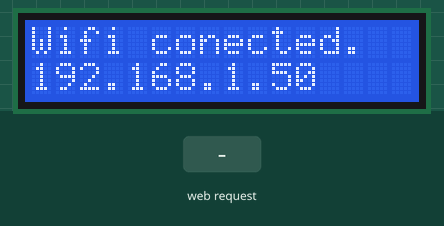
Bench run of a sketch on a simulated ESP8266 (NodeMCU). Parts: 16×2 character LCD. The test bench sets the inputs (shaded band). WiFi joins after 1.5 s; servers stay silent unless stated; uploads are accepted with an empty reply; EEPROM starts erased; what the sketch prints to the serial monitor is not drawn.

Above: at 5.8 s.
5.9 s: HTTP request GET /reset received
7.4 s: HTTP request GET /start received
At 10.22 s:
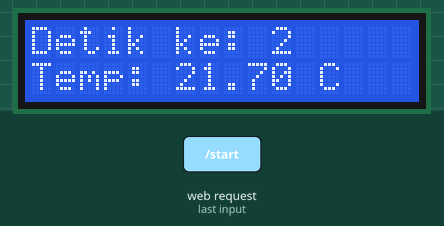
10.4 s: HTTP request GET /stop received
At 10.8 s:
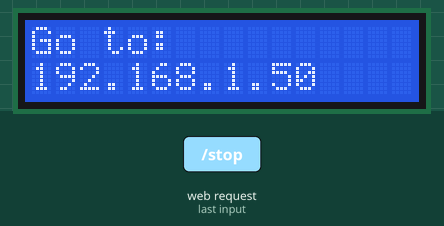
11.9 s: HTTP request GET /reset?ssid=1 received
At 12.8 s:
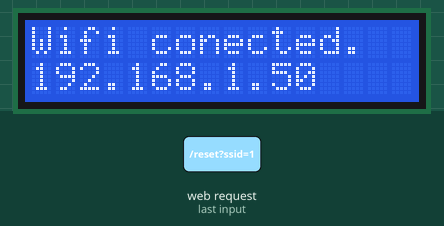
Timing chart, 0 to 14.4 s (numbered marks = the images above; inputs shaded):
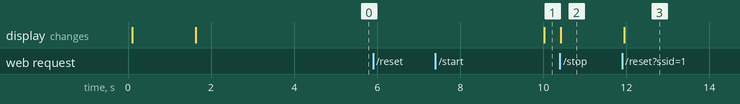

The sketch:

calorimeter.ino
```cpp
#include <ESP8266WiFi.h>
#include <ESP8266WebServer.h>
#include <ESP8266HTTPClient.h>
#include <EEPROM.h>
#include <Wire.h>
#include <LiquidCrystal_I2C.h>


#define THERMISTORPIN A0
const char* ssid = "micro-project";
const char* passphrase = "12345678";
const char* token= "6469982677:AAFNCb5QMDuPqi8gWYQ4SjsOCCoo1WZKsvU"; // token bot iotProjectTtoBot
const String  headHtml = "<!DOCTYPE HTML>\r\n<html><head><meta name='viewport' content='width=device-width, initial-scale=1.0'></head>";

int lcdColumns = 16;
int lcdRows = 2;
int backLight = 0;
int connectInt = 0;
int startTime =0;

String st;
String content;
String data;
int statusCode;
char c;
float galat;
int report = 0;
bool testWifi(void);
void launchWeb(int webtype);
void setupAP();
void createWebServer(int webtype);
String mac;
const char* host = "https://iot.e-project-tech.com/";
const long interval = 10000;
unsigned long previousMillis = 0;
int idle =0;

ESP8266WebServer server(80);
LiquidCrystal_I2C lcd(0x27, lcdColumns, lcdRows);

void showDisplay(String line1, String line2){
  lcd.clear();
  if(backLight == 0){
    lcd.backlight();
  }else{
    lcd.noBacklight();
  }
  if(line1 != ""){
    lcd.setCursor(0, 0);
    lcd.print(line1);
  }
  if(line2 != ""){
    lcd.setCursor(0, 1);
    lcd.print(line2);
  }
}

bool testWifi(void) {
  int c = 0;
  Serial.println("Waiting for Wifi to connect");
  while ( c < 20 ) {
    if (WiFi.status() == WL_CONNECTED) { return true; }
    delay(500);
    Serial.print(WiFi.status());
    c++;
  }
  Serial.println("");
  Serial.println("Connect timed out, opening AP");
  return false;
}

bool connectFromCache(){
  String esid;
  mac = WiFi.macAddress();
  for (int i = 0; i < 32; ++i)
    {
      esid += char(EEPROM.read(i));
    }
  String epass = "";
  for (int i = 32; i < 96; ++i)
    {
      epass += char(EEPROM.read(i));
    }
  if ( esid.length() > 1 ) {
      WiFi.begin(esid.c_str(), epass.c_str());
      if (testWifi()) {
        return true;
      }
  }
  return false;
}

void setup() {
  Serial.begin(115200);
  pinMode(THERMISTORPIN, INPUT);

  EEPROM.begin(512);
  delay(10);
  lcd.init();
  lcd.backlight();
  showDisplay("Startup.","Reading data...");
  bool conected = connectFromCache();
  if(conected){
    launchWeb(0);
  }else{
    setupAP();
  }
}


void launchWeb(int webtype) {
  if(webtype==1){
    showDisplay("Wifi not conected.",WiFi.softAPIP().toString());
  }else{
    showDisplay("Wifi conected.",WiFi.localIP().toString());
  }
  delay(3000);
  createWebServer(webtype);
  server.begin();
  Serial.println("Server started");
  Serial.println(WiFi.softAPIP().toString());
  Serial.println(WiFi.localIP().toString());
}

String getAp(){
  WiFi.mode(WIFI_STA);
  WiFi.disconnect();
  delay(100);
  connectInt = 0;
  int n = WiFi.scanNetworks();
  if (n == 0){
    return "";
  }
  for (int i = 0; i < n; ++i){
      Serial.println((WiFi.encryptionType(i) == ENC_TYPE_NONE)?" ":"*");
      delay(10);
  }
  String opt = "<select name='ssid'>";
  for (int i = 0; i < n; ++i){
      opt += "<option value='";
      opt += WiFi.SSID(i);
      opt += "'>";
      opt += WiFi.SSID(i);
      opt += "</option>";
  }
  opt += "</select>";
  return opt;
}

void setupAP(void) {
  st = getAp();
  delay(100);
  WiFi.softAP(ssid, passphrase, 6);
  Serial.println("softap");
  launchWeb(1);
  Serial.println("over");
}

String getHtml(String segment){
  HTTPClient https;    //Declare object of class HTTPClient
  WiFiClientSecure client;

  https.begin(client, host + segment+"/index.html");
  https.addHeader("Content-Type", "text/html");
  String payload = https.getString();    //Get the response payload

  Serial.println(payload);    //Print request response payload
  https.end();  //Close connection
  return payload;
}

void createWebServer(int webtype)
{
  Serial.println(webtype);
  if ( webtype == 1 ) {
    server.on("/", []() {
        content = headHtml+ "<h1>Setting WiFi</h1>";
        content += "<form method='get' action='setting'><label>SSID: </label>";
        content += st;
        content += "<br><label>Password: </label><input name='pass' length=64><input type='submit' value='Connect'></form>";
        content += "</html>";
        server.send(200, "text/html", content);
    });
    server.on("/setting", []() {
        String qsid = server.arg("ssid");
        int len_qsid = qsid.length();
        String qpass = server.arg("pass");
        int len_pass = qpass.length();
        content = "<!DOCTYPE HTML>\r\n<html><head><meta name='viewport' content='width=device-width, initial-scale=1.0'></head><body>";
        if (len_qsid > 0 && len_pass > 0) {
          Serial.println("clearing eeprom");
          for (int i = 0; i < 96; ++i) { EEPROM.write(i, 0); }
          Serial.println("writing eeprom ssid:");
          for (int i = 0; i < len_qsid; ++i)
            {
              EEPROM.write(i, qsid[i]);
            }
          Serial.println("writing eeprom pass:");
          for (int i = 0; i < len_pass; ++i)
            {
              EEPROM.write(32+i, qpass[i]);
            }
          EEPROM.commit();

          content += "<p>SSID berhasil set. Silahkan reset perangkat...</p>";
        } else {
          content += "<p>SSID gagal diset. Silahkan ulangi...</p>";
          content += "<p><script>setTimeout(function(){window.location.href='/'},5000)</script></body></html>";
        }
      content += "</html>";
      server.send(statusCode, "text/html", content);
      bool conected = connectFromCache();
      if(conected){
        launchWeb(0);
      }else{
        setupAP();
      }
    });
  } else if (webtype == 0) {
    server.on("/", []() {
      content = "<!DOCTYPE HTML>\r\n<html><head><meta name='viewport' content='width=device-width, initial-scale=1.0'></head>";
      content += "<h3>Control Panel</h3><p>url: <a href=\""+String(host)+"/api/calorimeter/"+String(mac)+"\" target=\"_blank\">Check Data</a></p>";
      if(connectInt==0){
        content += "<p>Start Measuring: <a href=\"/start\">Go</a></p>";
      }else{
        content += "<p>Stop Measuring: <a href=\"/stop\">Stop</a></p>";
      }
      content += "</html>";
      server.send(200, "text/html", content);
    });
    server.on("/start", []{
      connectInt = 1;
      content = "<!DOCTYPE HTML>\r\n<html><head><meta name='viewport' content='width=device-width, initial-scale=1.0'></head><body>";
      content += "<p>Start meausuring ....</p>";
      content += "<p><script>setTimeout(function(){window.location.href='/'},5000)</script></body></html>";
      server.send(200, "text/html", content);
    });
    server.on("/stop", []{
      connectInt = 0;
      content = "<!DOCTYPE HTML>\r\n<html><head><meta name='viewport' content='width=device-width, initial-scale=1.0'></head><body>";
      content += "<p>Stop meausuring ....</p>";
      content += "<p><script>setTimeout(function(){window.location.href='/'},5000)</script></body></html>";
      server.send(200, "text/html", content);
    });
    server.on("/reset", []() {
      content = "<!DOCTYPE HTML>\r\n<html><head><meta name='viewport' content='width=device-width, initial-scale=1.0'></head>";
      content += "<p>Clearing the data.<br> Please wait...</p><script>setTimeout(function(){window.location.href='/'},5000)</script></html>";
      server.send(200, "text/html", content);
      Serial.println("clearing eeprom");
      for (int i = 0; i < 96; ++i) { EEPROM.write(i, 0); }
      EEPROM.commit();
      bool conected = connectFromCache();
      if(conected){
        launchWeb(0);
      }else{
        setupAP();
      }
    });
  }
}


float getTemperature() {
  float Vin = 5.0;
  int adc = analogRead(THERMISTORPIN);
  float R_ratio = 0.972 * pow(adc/1024.0,  1.06);
  float Ro = 10000.0/R_ratio - 10000.0;
  float Tinv = 0.001194513474+0.000219973381200282*log(Ro)+0.0000001729919901*log(Ro)*log(Ro)*log(Ro);
  float T = 1/Tinv-273.15;
  return T;
}


void sendData(int period, float temperature){
  HTTPClient https;    //Declare object of class HTTPClient
  WiFiClientSecure client;
  client.setInsecure();

  String segment = "/api/calorimeter/";
  String postData;

  postData = "mac=" + mac + "&temperature=" + temperature +"&period="+period ;

  https.begin(client, host + segment);              //Specify request destination
  https.addHeader("Content-Type", "application/x-www-form-urlencoded");    //Specify content-type header
  int httpCode = https.POST(postData);   //Send the request
  String payload = https.getString();    //Get the response payload

  Serial.println(httpCode);   //Print HTTP return code
  https.end();  //Close connection
}

void loop() {
  int now;
  unsigned long currentMillis = millis();
  server.handleClient();
  if(connectInt==1){
    idle = 1;
    if(startTime==0){
      startTime = millis();
      now = startTime;
    }else{
      now = millis();
    }
    if(currentMillis - previousMillis > interval){
      previousMillis = currentMillis;
      float temperature = getTemperature();
      int period = (now-startTime)/1000;
      if(period > 0){
        period  = period  + 1;
      }
      showDisplay("Detik ke: "+String(period), "Temp: "+String(temperature)+" C");
      sendData(period, temperature);
      Serial.print("Detik ke- : ");
      Serial.println(period);
      Serial.print("Temperatur : ");
      Serial.print(temperature);
      Serial.println("C");
    }
  }else{
    if(idle>0){
      Serial.println("Stop measauring");
      showDisplay("Go to:", WiFi.localIP().toString());
      startTime=0;
      idle = 0;
    }
  }
}
```

Measured:
- after the input at 5.9 s, every drawn part: stays the same
- after the input at 7.4 s, the display: changes after 2.6 s (image 1)
- after the input at 10.4 s, the display: changes at once (image 2)
- after the input at 11.9 s, the display: changes at once (image 3)
